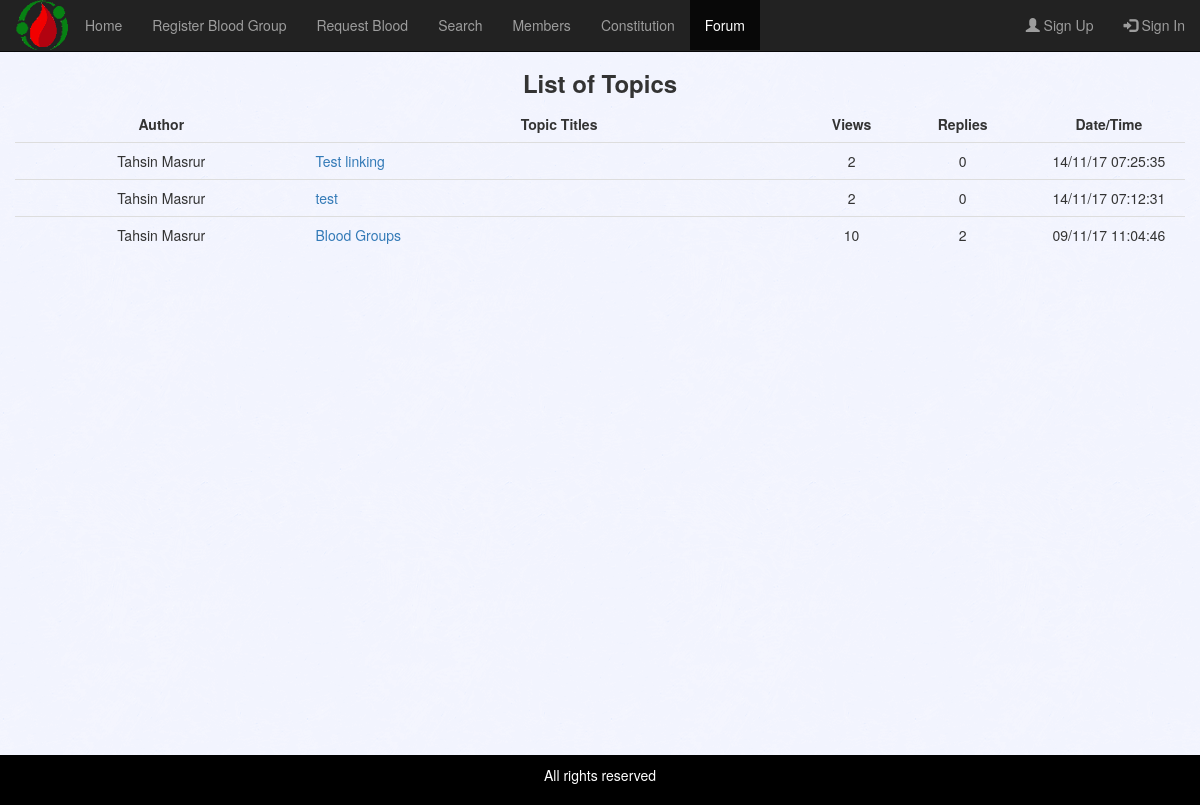
/forum.php, run on the app's committed database.
### tables this page shows
CREATE TABLE `fquestions` (
  `id` int(4) NOT NULL,
  `topic` varchar(255) NOT NULL DEFAULT '',
  `detail` longtext NOT NULL,
  `name` varchar(65) NOT NULL DEFAULT '',
  `email` varchar(65) NOT NULL DEFAULT '',
  `datetime` varchar(25) NOT NULL DEFAULT '',
  `view` int(4) NOT NULL DEFAULT '0',
  `reply` int(4) NOT NULL DEFAULT '0'
);

### forum.php (the view, shortened to what this page needs)
<?php
 include_once 'inc/dbconnect.php';
$sql="SELECT * FROM fquestions ORDER BY id DESC";
$result=mysqli_query($conn, $sql);
?>
<!DOCTYPE html>
<html lang="en">
<head>
    <?php include 'inc/head.php' ?>
    <body>
        <div class="wrapper">
            <?php include 'inc/navbar.php' ?>
            <div class="container-fluid">
                <center>
                    <h3><b>List of Topics</b></h3>
                </center>
                <table class="table table-stripped table-hover table-responsive" align="center">
                    <thead>
                        <tr>
                            <td width="25%" align="center"><strong>Author</strong></td>
                            <td width="43%" align="center"><strong>Topic Titles</strong></td>
                            <td width="7%" align="center"><strong>Views</strong></td>
                            <td width="12%" align="center"><strong>Replies</strong></td>
                            <td width="13%" align="center"><strong>Date/Time</strong></td>
                        </tr>
                    </thead>
                    <tbody>
                        <?php   while($rows = mysqli_fetch_array($result)){ ?>
                        <tr>
                            <td align="center">
                                <?php if (isset($rows['name'])) echo $rows['name']; ?>
                            </td>
                            <td>
                                <a href="view_topic.php?id=<?php echo $rows['id']; ?>">
                                    <?php echo $rows['topic']; ?>
                                </a>
                                <br/>
                            </td>
                            <td align="center">
                                <?php echo $rows['view']; ?>
                            </td>
                            <td align="center">
                                <?php echo $rows['reply']; ?>
                            </td>
                            <td align="center">
                                <?php echo $rows['datetime']; ?>
                            </td>
                        </tr>
                        <?php } ?>
                    </tbody>
                </table>
            </div>
            <div class="push"></div>
        </div>
        <footer class="container-fluid text-center">
            <p>All rights reserved</p>
        </footer>
    </body>
</html>

### css/mystyle.css (style rules this page uses)
body { background-image: url("../images/background.png"); background-repeat: repeat; }
footer { background-color: black; color: white; padding: 10px; }
* { margin: 0; }
html, body { height: 100%; }
.wrapper { min-height: 100%; height: auto !important; height: 100%; margin: 0 auto -45px; }
footer, .push { height: 50px; }

### data on the page
fquestions: name "Tahsin Masrur", topic "Test linking", view "2", reply "0", datetime "14/11/17 07:25:35"
fquestions: name "Tahsin Masrur", topic "test", view "2", reply "0", datetime "14/11/17 07:12:31"
fquestions: name "Tahsin Masrur", topic "Blood Groups", view "10", reply "2", datetime "09/11/17 11:04:46"
